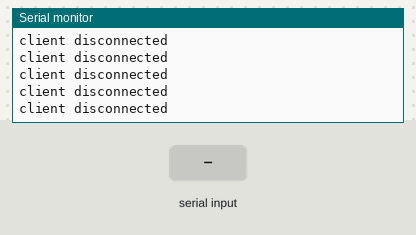
Simulated run of this sketch. Board: Arduino Uno, built with avr-gcc and run on an emulated ATmega328P. Parts: the last lines printed to the serial monitor. Inputs (shaded band) come from the test bench. WiFi joins after 1.5 s; servers stay silent unless stated.

Above: at 2.2 s.
2.3 s: "S" received over Serial
At 3.4 s:
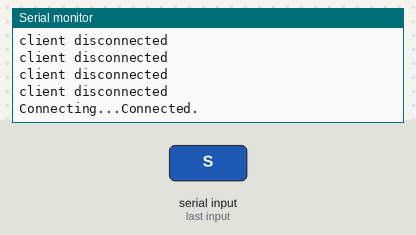
At 9.0 s:
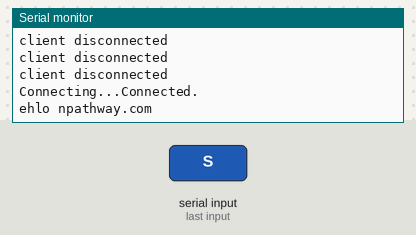

The sketch:

Ethernet_mail.ino
```cpp
// Jayconsystems.com
// Based on the excellent guide at:
// www.scribd.com/doc/88533821/Arduino-Et-Internet-A-Quick-Start-Guide

#include <SPI.h>
#include <Ethernet.h>
#include "Smtp_Service.h"

const unsigned int SMTP_PORT = 587;

byte mac[] = { 0xDE, 0xAD, 0xBE, 0xEF, 0xFE, 0xED };
byte my_ip[] = {192, 168, 0, 100};
byte gateway[] = {192, 168, 0, 1};
byte smtp_server[] = { 132, 245, 193, 137};


SmtpService smtp_service(smtp_server, SMTP_PORT);

char incString[250];

String domain =   "npathway.com";
String login =    "Z2FicmllbEBucGF0aHdheS5jb20=";
String password = "dnpYYmQ0dm1lQTRNZXk=";


Email email;

void setup()
{
   Ethernet.begin(mac, my_ip, gateway);
   Serial.begin(9600);
   Serial.setTimeout(500000);
   delay(1000);

   email.setDomain(domain);
   email.setLogin(login);
   email.setPassword(password);

   email.setFrom("gabriel@npathway.com");
   email.setTo("gab.paquin@outlook.com");
   email.setCc("");
   email.setSubject("Jayconsystems is amazing!");
   email.setBody("It really is =)");

}


void loop()
{

  if (Serial.available() > 0) {
    byte inByte = Serial.read();
    if (inByte == 'S')
    {
      smtp_service.send_email(email);
    }

  delay(1000);
  }
  else{
    Serial.println("client disconnected");
  }
}
```

Smtp_Service.h
```cpp
#ifndef __SMTP_SERVICE__H_
#define __SMTP_SERVICE__H_

#include "email.h"


class SmtpService
{
  byte*    _smtp_server;
  unsigned int _port;

  void read_response(Client& client)
  {
    delay(5000);
    while(client.available())
    {
      const char c = client.read();
      Serial.print(c);
    }
  }

  void send_line(Client& client, String line)
  {
    const unsigned int MAX_LINE = 256;
    char buffer[MAX_LINE];
    line.toCharArray(buffer, MAX_LINE);
    Serial.println(buffer);
    client.println(buffer);
    read_response(client);
  }

  public:

  SmtpService(
  byte*   smtp_server,
  const unsigned int port) : _smtp_server(smtp_server),
                             _port(port) {}

  void send_email (const Email& email)
  {
    EthernetClient client;
    Serial.print("Connecting...");

    if(!client.connect(_smtp_server, _port))
    {
      Serial.println("connection failed.");
    }
    else
    {
      Serial.println("Connected.");
      read_response(client);
      send_line(client, String("ehlo ") + email.getDomain());
      send_line(client, String("AUTH LOGIN"));
      send_line(client, email.getLogin());
      send_line(client, email.getPassword());
      send_line(client, String("mail from: <") + email.getFrom() + String(">"));
      send_line(client, String("rcpt to: <") + email.getTo() + String(">"));
      send_line(client, String("rcpt to: <") + email.getCc() + String(">"));
      send_line(client, String("data"));
      send_line(client, String("from: ") + email.getFrom());
      send_line(client, String("to: ") + email.getTo());
      send_line(client, String("subject: ") + email.getSubject());
      send_line(client, String(""));
      send_line(client, email.getBody());
      send_line(client, String("."));
      send_line(client, String("quit"));
      client.println("Disconnecting.");
      client.stop();
    }
  }
};

#endif
```

email.h
```cpp
#ifndef __EMAIL__H_
#define __EMAIL__H_

class Email
{
  String _domain, _login, _password, _from, _to, _cc, _subject, _body;

  public:

  Email(
  const String& domain = "",
  const String& login = "",
  const String& password = "",
  const String& from = "",
  const String& to = "",
  const String& cc = "",
  const String& subject = "",
  const String& body = ""
  ) : _domain(domain), _login(login), _password(password), _from(from), _to(to), _cc(cc), _subject(subject), _body(body) {}

  const String& getDomain()   const { return _domain;     }
  const String& getLogin()    const { return _login;      }
  const String& getPassword() const { return _password;   }
  const String& getFrom()     const { return _from;       }
  const String& getTo()       const { return _to;         }
  const String& getCc()       const { return _cc;         }
  const String& getSubject()  const { return _subject;    }
  const String& getBody()     const { return _body;       }

  void setDomain( const String domain)     { _domain = domain;    }
  void setLogin( const String login)       { _login = login;      }
  void setPassword( const String password) { _password= password; }
  void setFrom( const String from)         { _from = from;        }
  void setTo( const String to)             { _to = to;            }
  void setCc( const String cc)             { _cc = cc;            }
  void setSubject( const String subject)   { _subject = subject;  }
  void setBody( const String body)         { _body = body;        }
};

#endif
```

Measured:
- after the input at 2.3 s, the serial monitor: prints a new line after 0.08 s (image 1)
